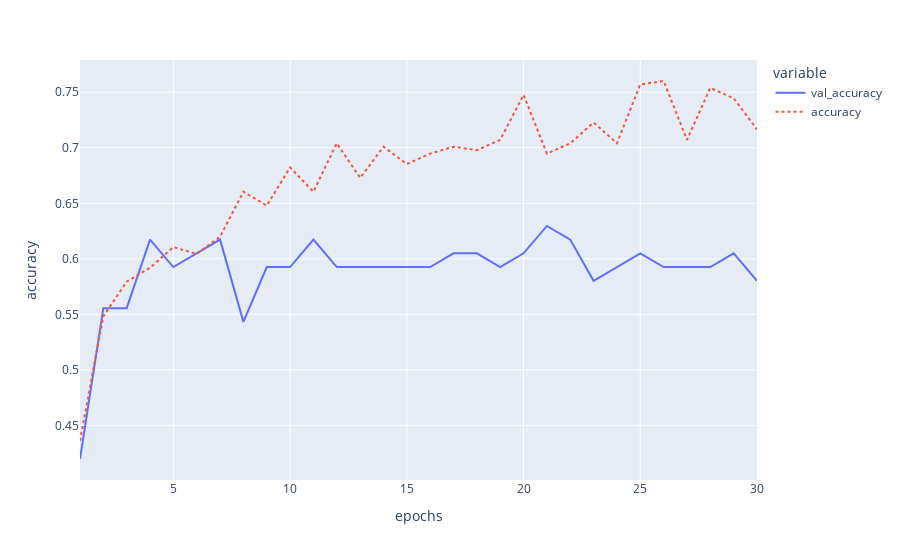

Write notebook code for a chart like this one.
### Code cell
fig = px.line(data_frame=kc_grid.best_estimator_.model.history.history, 
        y = ['val_accuracy','accuracy'], x =  range(1, len(kc_grid.best_estimator_.model.history.history['loss'])+1),
        labels = {'x': 'epochs', 'value': 'accuracy'},
        line_dash= 'variable'
        )
fig.show()

### Figure 1 — Plotly figure (JSON) as saved in the notebook; plotly's stock layout.template omitted (floating-point values rounded to 4 significant figures)
{"data": [{"hovertemplate": "variable=val_accuracy<br>epochs=%{x}<br>accuracy=%{y}<extra></extra>", "legendgroup": "val_accuracy", "line": {"color": "#636efa", "dash": "solid"}, "marker": {"symbol": "circle"}, "mode": "lines", "name": "val_accuracy", "orientation": "v", "showlegend": true, "type": "scatter", "x": [1, 2, 3, 4, 5, 6, 7, 8, 9, 10, 11, 12, 13, 14, 15, 16, 17, 18, 19, 20, 21, 22, 23, 24, 25, 26, 27, 28, 29, 30], "xaxis": "x", "y": [0.4198, 0.5556, 0.5556, 0.6173, 0.5926, 0.6049, 0.6173, 0.5432, 0.5926, 0.5926, 0.6173, 0.5926, 0.5926, 0.5926, 0.5926, 0.5926, 0.6049, 0.6049, 0.5926, 0.6049, 0.6296, 0.6173, 0.5802, 0.5926, 0.6049, 0.5926, 0.5926, 0.5926, 0.6049, 0.5802], "yaxis": "y"}, {"hovertemplate": "variable=accuracy<br>epochs=%{x}<br>accuracy=%{y}<extra></extra>", "legendgroup": "accuracy", "line": {"color": "#EF553B", "dash": "dot"}, "marker": {"symbol": "circle"}, "mode": "lines", "name": "accuracy", "orientation": "v", "showlegend": true, "type": "scatter", "x": [1, 2, 3, 4, 5, 6, 7, 8, 9, 10, 11, 12, 13, 14, 15, 16, 17, 18, 19, 20, 21, 22, 23, 24, 25, 26, 27, 28, 29, 30], "xaxis": "x", "y": [0.4361, 0.5483, 0.5794, 0.5919, 0.6106, 0.6044, 0.6199, 0.6604, 0.648, 0.6822, 0.6604, 0.704, 0.6729, 0.7009, 0.6854, 0.6947, 0.7009, 0.6978, 0.7072, 0.7477, 0.6947, 0.704, 0.7227, 0.704, 0.757, 0.7601, 0.7072, 0.7539, 0.7445, 0.7165], "yaxis": "y"}], "layout": {"legend": {"title": {"text": "variable"}, "tracegroupgap": 0}, "margin": {"t": 60}, "xaxis": {"anchor": "y", "domain": [0, 1], "title": {"text": "epochs"}}, "yaxis": {"anchor": "x", "domain": [0, 1], "title": {"text": "accuracy"}}}}
